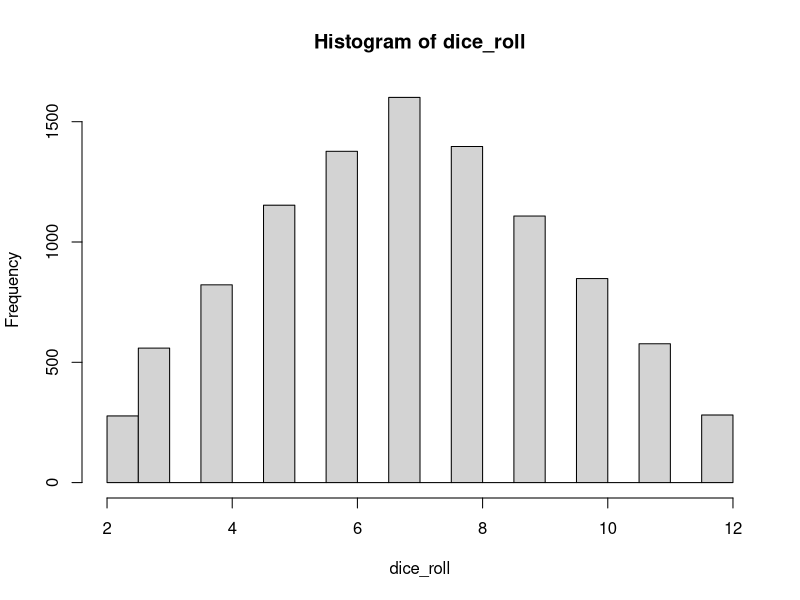
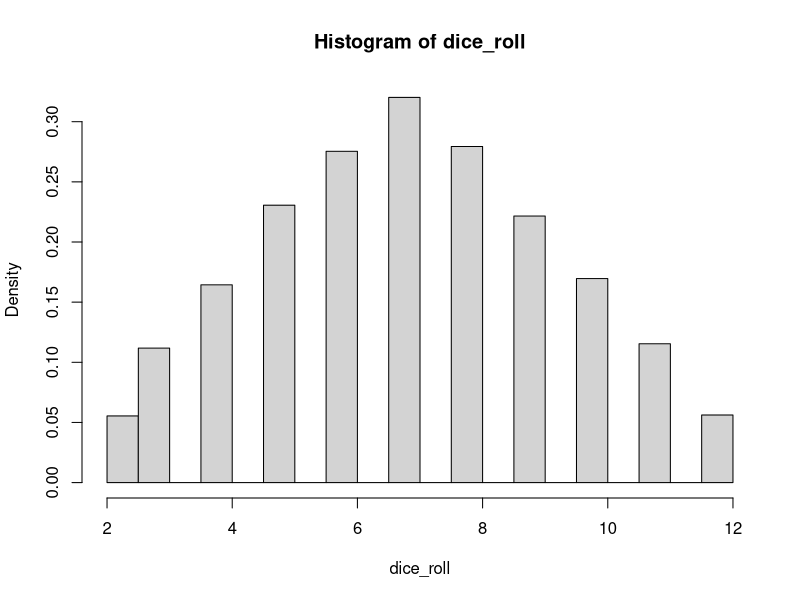
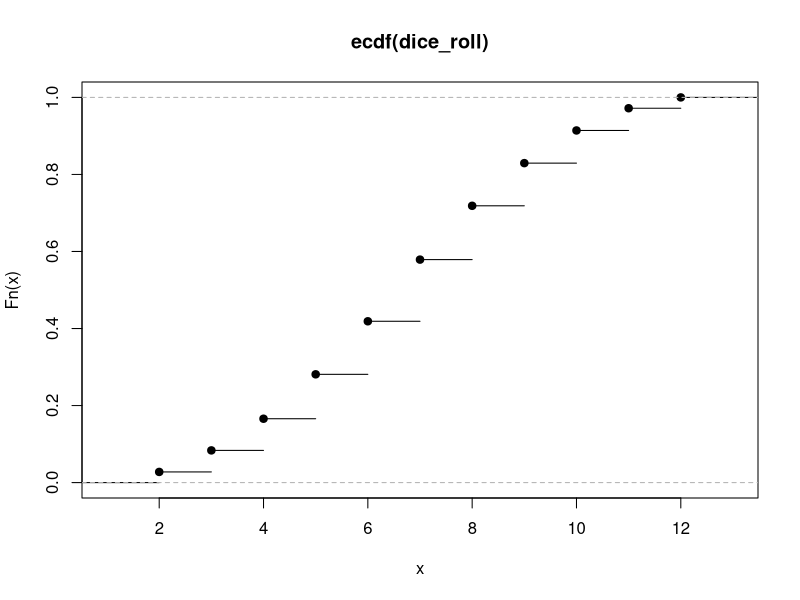
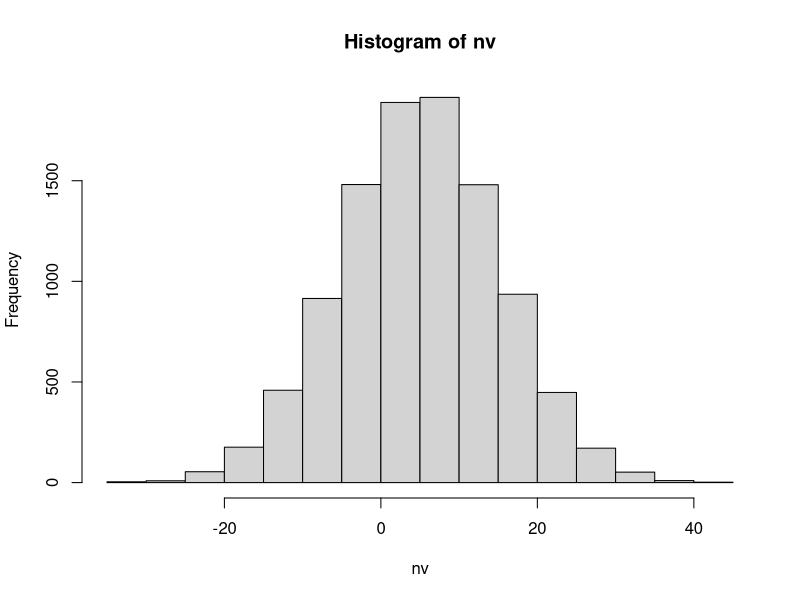

The R script that drew these images, in order:
# number of dice rolls
d = 10000

# Value of the first random dice
x1 <- sample(1:6, d, replace=TRUE)

# Value of the second random dice
x2 <- sample(1:6, d, replace=TRUE)

#sum of both dice
dice_roll <- x1 + x2

# create a histogram of the result (frec=true, absolute Zahlen)
hist(dice_roll)

# change the histogram
hist(dice_roll, freq=FALSE)

# Cumulative Distribution
C = ecdf(dice_roll)
C(0.0)
plot(C)

#normal distribution
nv <- rnorm(10000, mean=5, sd=10)
hist(nv)

#Prozentzahl von einem gegebenem Wert
z <- pnorm(70.9, mean=70, sd=5)

